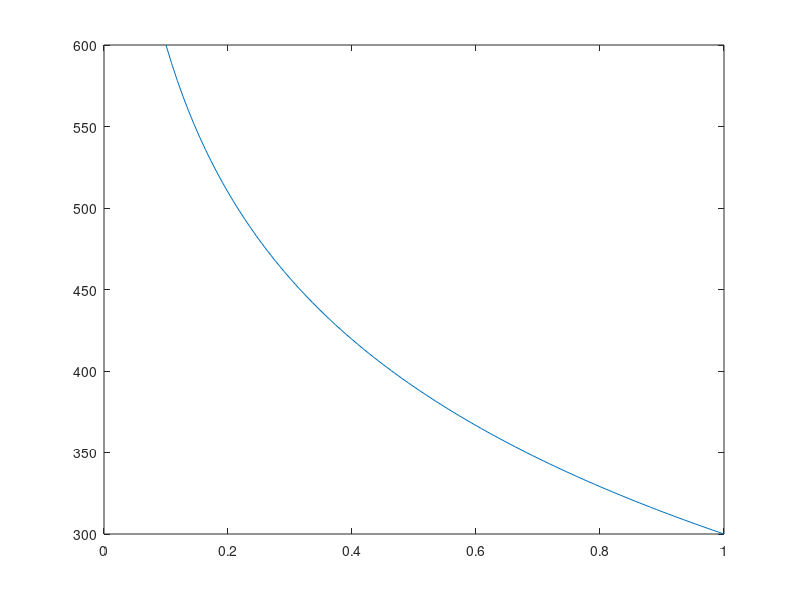

MATLAB code to generate this figure:
L = 1
k = 240
T1 = 600
T2 = 300
r1 = .1
r2 = 1
r = linspace(r1,r2,100);
for i = 1:length(r)
    T(i) = ((T1-T2)/(log(r1/r2)))*log(r(i)/r2)+T2;
end

plot(r, T)
